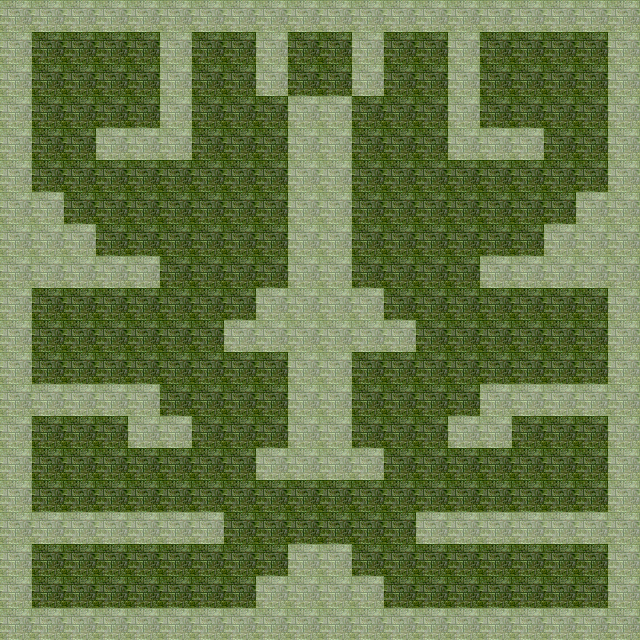

The image is a tile-based game level rendered from a .tmx file. Its description and complete source (layers, tilesets, objects, tile grids) follow:
An orthogonal 20x20 tile map with 32x32 px tiles, 1 tile layer (Слой тайлов 1).

<map version="1.10" tiledversion="1.10.2" orientation="orthogonal" renderorder="right-down" width="20" height="20" tilewidth="32" tileheight="32" infinite="0" nextlayerid="2" nextobjectid="1">
 <tileset firstgid="1" source="tiles.tsx" />
 <layer id="1" name="Слой тайлов 1" width="20" height="20">
  <data encoding="csv">
89,89,89,89,89,89,89,89,89,89,89,89,89,89,89,89,89,89,89,89,
89,85,85,85,85,89,85,85,89,85,85,89,85,85,89,85,85,85,85,89,
89,85,85,85,85,89,85,85,89,85,85,89,85,85,89,85,85,85,85,89,
89,85,85,85,85,89,85,85,85,89,89,85,85,85,89,85,85,85,85,89,
89,85,85,89,89,89,85,85,85,89,89,85,85,85,89,89,89,85,85,89,
89,85,85,85,85,85,85,85,85,89,89,85,85,85,85,85,85,85,85,89,
89,89,85,85,85,85,85,85,85,89,89,85,85,85,85,85,85,85,89,89,
89,89,89,85,85,85,85,85,85,89,89,85,85,85,85,85,85,89,89,89,
89,89,89,89,89,85,85,85,85,89,89,85,85,85,85,89,89,89,89,89,
89,85,85,85,85,85,85,85,89,89,89,89,85,85,85,85,85,85,85,89,
89,85,85,85,85,85,85,89,89,89,89,89,89,85,85,85,85,85,85,89,
89,85,85,85,85,85,85,85,85,89,89,85,85,85,85,85,85,85,85,89,
89,89,89,89,89,85,85,85,85,89,89,85,85,85,85,89,89,89,89,89,
89,85,85,85,89,89,85,85,85,89,89,85,85,85,89,89,85,85,85,89,
89,85,85,85,85,85,85,85,89,89,89,89,85,85,85,85,85,85,85,89,
89,85,85,85,85,85,85,85,85,85,85,85,85,85,85,85,85,85,85,89,
89,89,89,89,89,89,89,85,85,85,85,85,85,89,89,89,89,89,89,89,
89,85,85,85,85,85,85,85,85,89,89,85,85,85,85,85,85,85,85,89,
89,85,85,85,85,85,85,85,89,89,89,89,85,85,85,85,85,85,85,89,
89,89,89,89,89,89,89,89,89,89,89,89,89,89,89,89,89,89,89,89
</data>
 </layer>
</map>
